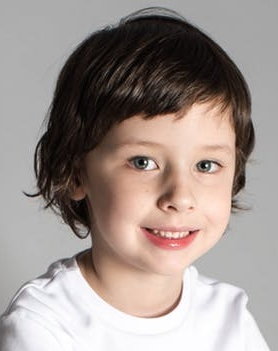
//> input picture Qt code/untitled56/build/Desktop_Qt_6_7_3-Debug/12.jpg, 278 x 351 px
$ ./main   (built with g++ and OpenCV 4)
//> lines starting //> are read from the running program, lines starting //| are printed output that depends on the picture; after the words box and inside, x2 and y2 are one past the last pixel; in counts of white or black regions, pixels touching at a corner belong together
#include <opencv2/opencv.hpp>
#include <iostream>
#include <vector>

int main()
{
    system("color F0"); //更改输出界面颜色
    //对图像进行读取变换
    cv::Mat img = cv::imread("12.jpg");
//> img is the input picture: 351 rows x 278 cols, CV_8UC3; mean B, G, R 142.5, 147.5, 159.2
    imshow("原图", img);
    cv::Mat rimg, rimg2;

    //将图像转成二值图像，用于统计连通域
    cvtColor(img, rimg, cv::COLOR_BGR2GRAY);
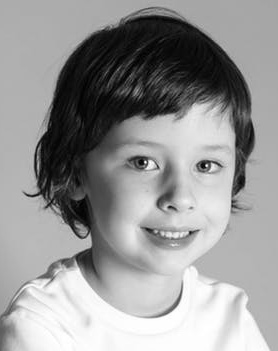
//> rimg: 351 rows x 278 cols, CV_8UC1; min 0, max 255, mean 150.4
    threshold(rimg, rimg2, 128, 255, cv::THRESH_BINARY);
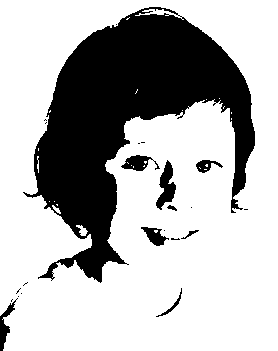
//> rimg2: 351 rows x 278 cols, CV_8UC1; 70.8% white; 23 black regions (14 under 20 px), largest, box (x1, y1, x2, y2) and area: (23, 7, 255, 283) 26718, (156, 160, 176, 210) 497, (121, 155, 160, 171) 323

    //获取轮廓颜色，用于区分不同连通域
    cv::RNG rng(12345);
    cv::Mat out, stats, centroids;

    //统计图像中连通域的数目
    int number = connectedComponentsWithStats(rimg2, out, stats, centroids, 8, CV_32S);
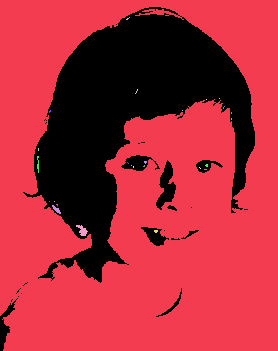
//> out: 351 rows x 278 cols, CV_32SC1; 27 distinct labels, from 0 to 26; one colour per label, 0 black
//> stats = 27 rows, first 6: [0, 7, 255, 344, 28480], [0, 0, 278, 351, 68902], [126, 17, 4, 3, 5], [135, 89, 3, 5, 5], [206, 99, 1, 1, 1], [219, 98, 1, 1, 1]; centroids = 27 pairs, first value 37.62 to 231, second value 18.2 to 230.8; number = 27

    std::vector<cv::Vec3b> colors;
    for (int i = 0; i < number; i++)
    {
        //使用均匀分布的随机数确定颜色
        cv::Vec3b vec = cv::Vec3b(rng.uniform(0, 256), rng.uniform(0, 256), rng.uniform(0, 256));
        colors.push_back(vec);
    }
//> this loop made 27 passes

    //以下用颜色标记不同的连通域
    cv::Mat result = cv::Mat::zeros(rimg.size(), img.type());
    int w = result.cols;
//> w = 278
    int h = result.rows;
//> h = 351
    for (int i = 0; i < number; i++)
    {
        // 中心位置
        int center_x = centroids.at<double>(i, 0);
        int center_y = centroids.at<double>(i, 1);
        //矩形边框
        int x = stats.at<int>(i, cv::CC_STAT_LEFT);
        int y = stats.at<int>(i, cv::CC_STAT_TOP);
        int width = stats.at<int>(i, cv::CC_STAT_WIDTH);
        int height = stats.at<int>(i, cv::CC_STAT_HEIGHT);
        // 中心位置绘制
        circle(result, cv::Point(center_x, center_y), 2, cv::Scalar(0, 255, 0), 2, 8, 0);
        // 外接矩形
        cv::Rect rect(x, y, width, height);
        rectangle(result, rect, colors[i], 1, 8, 0);
        putText(result, cv::format("%d", i), cv::Point(center_x, center_y), cv::FONT_HERSHEY_SIMPLEX, 0.5, cv::Scalar(0, 255, 0), 1);
        std::cout << "连通域 " << i << " 中心: " << center_x << ", " << center_y << " area: " << width * height << std::endl;
    }
//> this loop made 27 passes
//> (center_x, center_y, x, y, width, height) on passes 1 to 12: (128, 122, 0, 7, 255, 344), (142, 196, 0, 0, 278, 351), (127, 18, 126, 17, 4, 3), (136, 91, 135, 89, 3, 5), (206, 99, 206, 99, 1, 1), (219, 98, 219, 98, 1, 1), (223, 107, 223, 106, 2, 3), (49, 111, 49, 110, 2, 3), (182, 110, 182, 110, 1, 1), (231, 112, 231, 112, 1, 2), (231, 118, 231, 118, 1, 2), (38, 149, 38, 148, 1, 3)
//| 连通域 0 中心: 128, 122 area: 87720
//| 连通域 1 中心: 142, 196 area: 97578
//| 连通域 2 中心: 127, 18 area: 12
//| 连通域 3 中心: 136, 91 area: 15
//| 连通域 4 中心: 206, 99 area: 1
//| 连通域 5 中心: 219, 98 area: 1
//| 连通域 6 中心: 223, 107 area: 6
//| 连通域 7 中心: 49, 111 area: 6
//> (output is shown up to pass 8 of 27)
//> pass 1, `putText(result, cv::format("%d", i), cv::Point(center_x, center_y), cv..`:
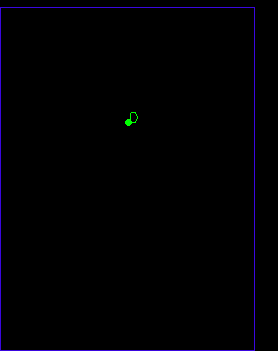
//> result: 351 rows x 278 cols, CV_8UC3; mean B, G, R 2.7, 0.2, 0.7
//> pass 2, `putText(result, cv::format("%d", i), cv::Point(center_x, center_y), cv..`:
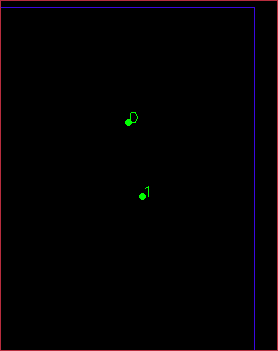
//> result: 351 rows x 278 cols, CV_8UC3; 1.34% of pixels changed, all inside (x1, y1, x2, y2) = (0, 0, 278, 351)
//> after the loop:
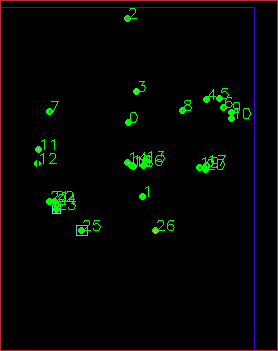
//> result: 351 rows x 278 cols, CV_8UC3; mean B, G, R 2.4, 5.3, 2.9
    //显示结果
    imshow("标记后的图像", result);

    cv::waitKey(0);

    return 0;
}
